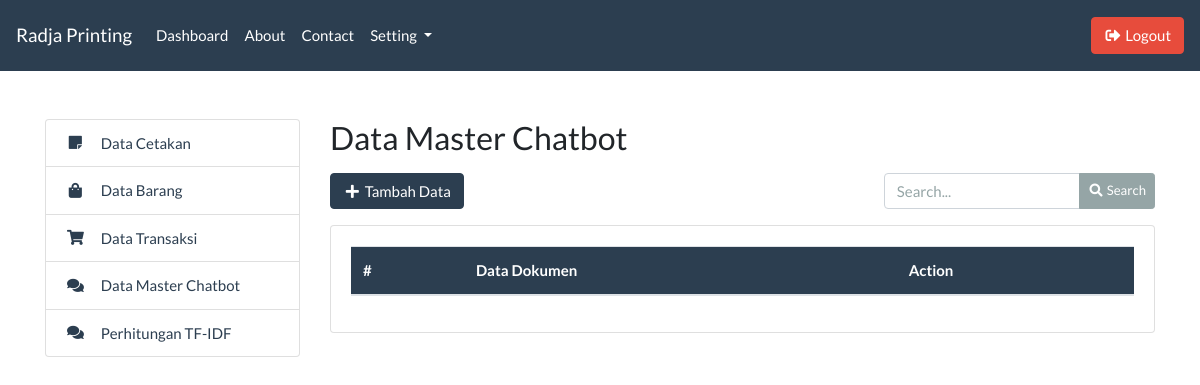
The page /admin/master_index.php (signed in) on the database as committed earlier.
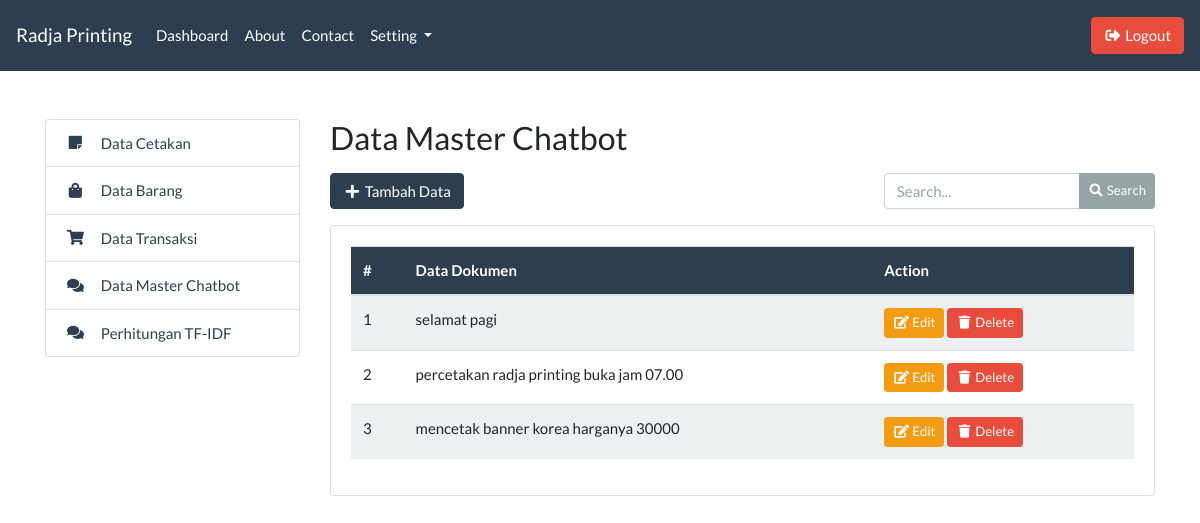
The same page on the database as committed later.
### tables this page shows
CREATE TABLE `tb_dokumen` (
  `id` int(11) NOT NULL,
  `dokumen` varchar(255) NOT NULL
);

### admin/master_index.php (the view, shortened to what this page needs)
<?php include '../templates/admin_header.php'; ?>
<?php include '../templates/admin_sidebar.php'; ?>
<div class="col-md-9">
    <h3>Data Master Chatbot</h3>
    <div class="row mt-3">
        <div class="col-md-4">
            <button type="button" class="btn btn-primary" data-toggle="modal" data-target="#inputModal">
                <i class="fas fa-fw fa-plus"></i> Tambah Data
            </button>
        </div>
        <div class="col-md-8">
            <form action="">
                <div class="form-group float-right">
                    <div class="input-group">
                        <input type="text" name="search" id="search" class="form-control" placeholder="Search...">
                        <div class="input-group-append">
                            <button type="submit" class="btn btn-sm btn-secondary">
                                <i class="fas fa-fw fa-search"></i> Search
                            </button>
                        </div>
                    </div>
                </div>
            </form>
        </div>
    </div>
    <div class="card">
        <div class="card-body">
            <table class="table table-striped" id="table-master">
                <thead class="bg-primary text-white">
                    <tr>
                        <th>#</th>
                        <th>Data Dokumen</th>
                        <th>Action</th>
                    </tr>
                </thead>
                <tbody>
                    <?php
                        include '../koneksi.php';
                        $data = mysqli_query($koneksi, "SELECT * FROM tb_dokumen");
                        $no = 1;
                        while($d = mysqli_fetch_array($data)) {
                    ?>
                    <tr>
                        <td><?= $no++; ?></td>
                        <td><?= $d['dokumen']; ?></td>
                        <td>
                            <a href="master_edit.php?id=<?= $d['id']; ?>" class="btn btn-warning btn-sm">
                                <i class="fas fa-fw fa-edit"></i> Edit
                            </a>
                            <a href="master_delete.php?id=<?= $d['id']; ?>" class="btn btn-danger btn-sm">
                                <i class="fas fa-fw fa-trash"></i> Delete
                            </a>
                        </td>
                    </tr>
                    <?php } ?>
                </tbody>
            </table>
        </div>
    </div>
</div>
<?php include '../templates/admin_footer.php'; ?>

### templates/admin_header.php (shortened to what this page needs)
<!DOCTYPE html>
<html lang="en">
<head>
    <link rel="stylesheet" href="../assets/css/bootstrap.css">
    <link rel="stylesheet" href="../assets/css/all.css">
</head>
<body>
    <nav class="navbar navbar-expand-lg navbar-dark bg-primary">
        <a class="navbar-brand" href="#">Radja Printing</a>
        <div class="collapse navbar-collapse" id="navbarColor01">
            <ul class="navbar-nav mr-auto">
                <li class="nav-item">
                    <a class="nav-link" href="#">Dashboard</a>
                </li>
                <li class="nav-item">
                    <a class="nav-link" href="#">About</a>
                </li>
                <li class="nav-item">
                    <a class="nav-link" href="#">Contact</a>
                </li>
                <li class="nav-item dropdown">
                    <a class="nav-link dropdown-toggle" href="#" id="navbarDropdown" role="button"
                        data-toggle="dropdown" aria-haspopup="true" aria-expanded="false">
                        Setting
                    </a>
                </li>
            </ul>
            <a href="../logout.php" class="btn btn-danger my-2 my-sm-0" type="submit">
                <i class="fas fa-fw fa-sign-out-alt"></i> Logout
            </a>
        </div>
    </nav>

### templates/admin_sidebar.php
<div class="container mt-5">
    <div class="row">
        <div class="col-md-3">
            <ul class="list-group">
                <a href="#"
                    class="list-group-item list-group-item-action d-flex justify-content-start align-items-center text-primary">
                    <i class="fas fa-fw fa-sticky-note mr-3"></i> Data Cetakan
                </a>
                <a href="#"
                    class="list-group-item list-group-item-action d-flex justify-content-start align-items-center text-primary">
                    <i class="fas fa-fw fa-shopping-bag mr-3"></i> Data Barang
                </a>
                <a href="#"
                    class="list-group-item list-group-item-action d-flex justify-content-start align-items-center text-primary">
                    <i class="fas fa-fw fa-shopping-cart mr-3"></i> Data Transaksi
                </a>
                <a href="master_index.php"
                    class="list-group-item list-group-item-action d-flex justify-content-start align-items-center text-primary">
                    <i class="fas fa-fw fa-comments mr-3"></i> Data Master Chatbot
                </a>
                <a href="master_hitung.php"
                    class="list-group-item list-group-item-action d-flex justify-content-start align-items-center text-primary">
                    <i class="fas fa-fw fa-comments mr-3"></i> Perhitungan TF-IDF
                </a>
            </ul>
        </div>

### templates/admin_footer.php (shortened to what this page needs)
</div>
</div>
</body>
</html>

### assets/css/all.css (style rules this page uses)
.fa, .fas, .far, .fal, .fad, .fab { -moz-osx-font-smoothing: grayscale; -webkit-font-smoothing: antialiased; display: inline-block; font-style: normal; font-variant: normal; text-rendering: auto; line-height: 1; }
.fa-fw { text-align: center; width: 1.25em; }
.fa-comments:before { content: "\f086"; }
.fa-edit:before { content: "\f044"; }
.fa-plus:before { content: "\f067"; }
.fa-search:before { content: "\f002"; }
.fa-shopping-bag:before { content: "\f290"; }
.fa-shopping-cart:before { content: "\f07a"; }
.fa-sign-out-alt:before { content: "\f2f5"; }
.fa-sticky-note:before { content: "\f249"; }
.fa-trash:before { content: "\f1f8"; }
.fa, .fas { font-family: 'Font Awesome 5 Free'; font-weight: 900; }

Rows that differ between the two databases and show on the page:
added tb_dokumen: dokumen "selamat pagi"
added tb_dokumen: dokumen "percetakan radja printing buka jam 07.00"
added tb_dokumen: dokumen "mencetak banner korea harganya 30000"
